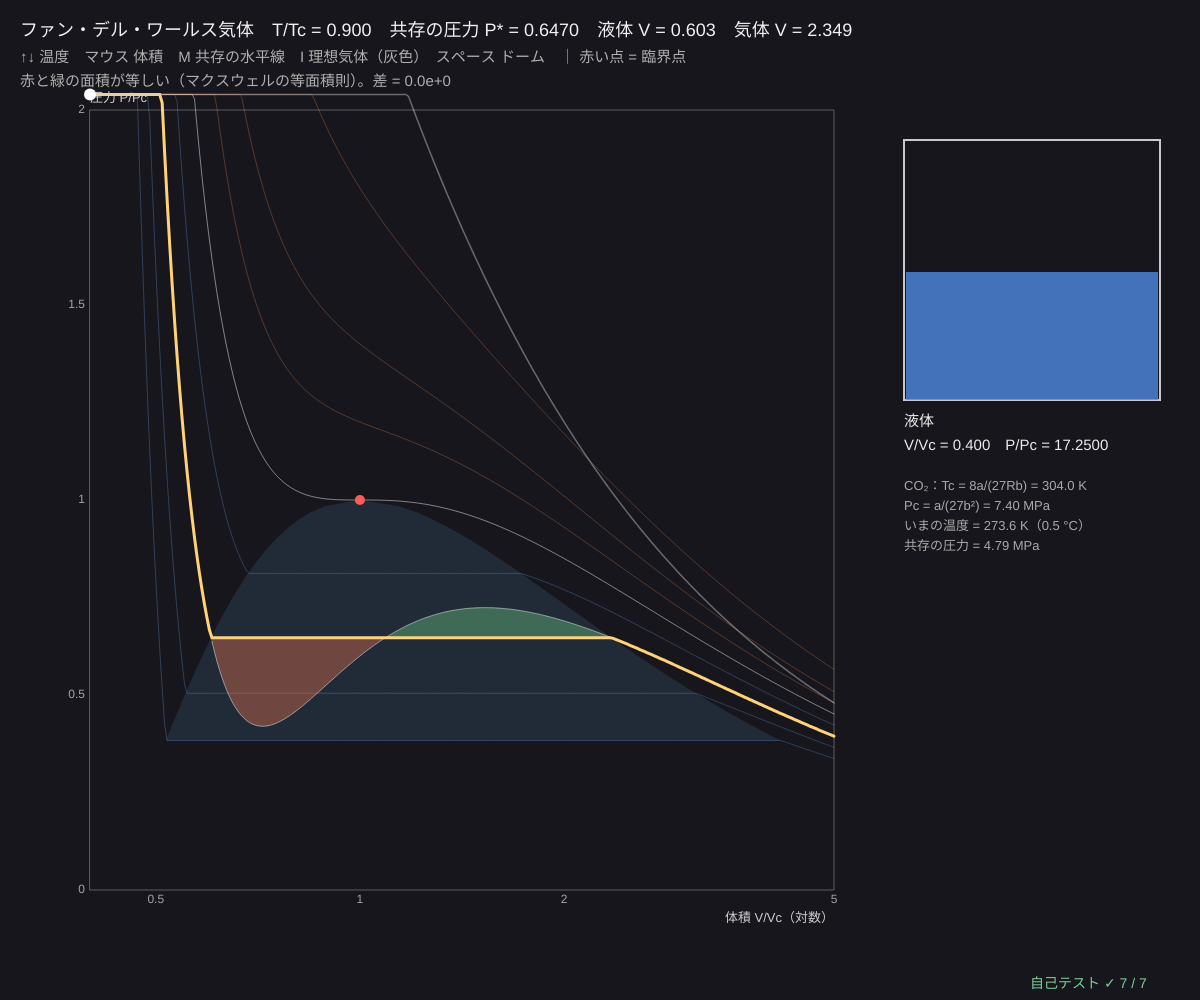
Frame 1 (no input)
Frame 60 (no input): identical to frame 1, image omitted
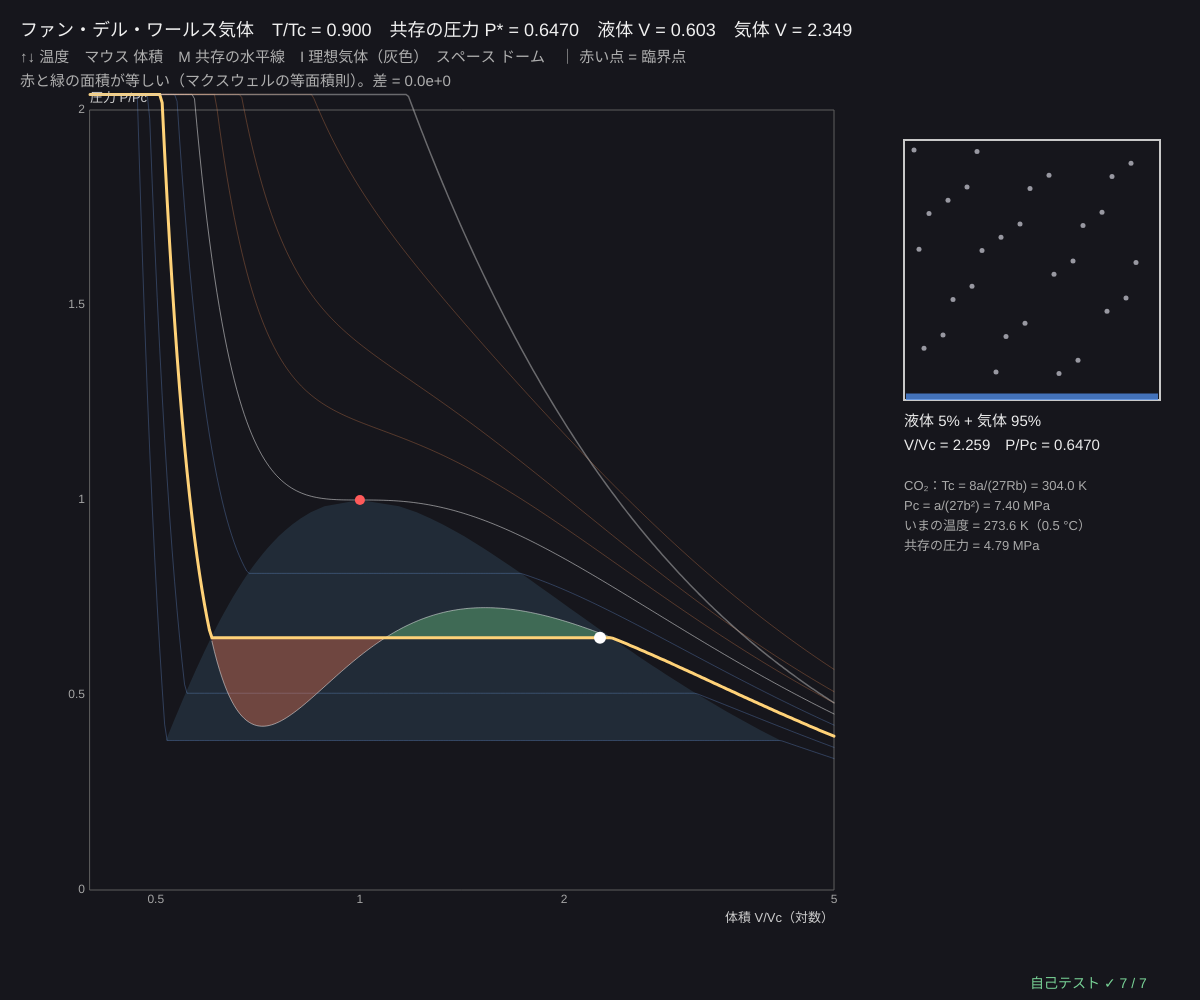
Frame 120 (the mouse pressed at the canvas centre since frame 60)

The p5.js sketch that drew these frames (run headless with seeded random() and noise() and a simulated clock; from frame 60 on, the mouse is pressed at the canvas centre):

// p5.js sketch
// ── sketch.js
// ============================================
// 12 気体と液体（ファン・デル・ワールス）─ 分子の大きさ b と引き合う力 a を入れた状態方程式
// (P + a/V²)(V − b) = RT。臨界点で割った「換算単位」では P = 8T/(3V − 1) − 3/V²（どの気体でも同じ形）
// 臨界温度より低いと等温線が波打つ → 本当は液体と気体が共存して圧力が一定（水平な線）
// その高さは「上と下の面積が等しい」所（マクスウェルの等面積則）。二分法で数値的に求める
// ↑↓ 温度 / マウスを左右 体積を動かす / M 波打つ線 ⇔ 共存の線 / I 理想気体の線 / スペース 共存の範囲（ドーム）
// ============================================

const T_LIST = [0.8, 0.85, 0.9, 0.95, 1, 1.05, 1.1, 1.2];   // ★ うすく描く等温線
const CO2 = { a: 0.364, b: 4.267e-5 };   // ★ 二酸化炭素の a [Pa·m⁶/mol²]、b [m³/mol]
const R_GAS = 8.314;
let tr = 0.9, showLoop = false, showIdeal = true, showDome = true, dome = [];

function setup() { createCanvas(windowWidth, windowHeight); selfTest(); dome = makeDome(); }
function pVdw(V, t) { return (8 * t) / (3 * V - 1) - 3 / (V * V); }
function pInt(V, t) { return ((8 * t) / 3) * Math.log(3 * V - 1) + 3 / V; }   // ∫P dV（式で）
function pIdeal(V, t) { return (8 * t) / (3 * V); }
function dP(V, t) { return (-24 * t) / (3 * V - 1) ** 2 + 6 / V ** 3; }
function bisect(f, lo, hi, n) { let flo = f(lo); for (let k = 0; k < (n || 100); k++) { let m = (lo + hi) / 2, fm = f(m); if (fm * flo > 0) { lo = m; flo = fm; } else hi = m; } return (lo + hi) / 2; }
// 波の山と谷（dP/dV = 0 の 2 点）
function spinodal(t) { return [bisect((V) => dP(V, t), 0.34, 1, 80), bisect((V) => dP(V, t), 1, 30, 80)]; }
// 圧力 p の水平線と等温線の交点（左・右）
function roots(p, t, sp) { return [bisect((V) => pVdw(V, t) - p, 0.3334, sp[0]), bisect((V) => pVdw(V, t) - p, sp[1], 5000)]; }
// マクスウェルの等面積則：∫(P − p*)dV = 0 になる p* を二分法で
function maxwell(t) {
  if (t >= 1) return null;
  let sp = spinodal(t), pLo = Math.max(1e-6, pVdw(sp[0], t)), pHi = pVdw(sp[1], t);
  let area = (p) => { let r = roots(p, t, sp); return pInt(r[1], t) - pInt(r[0], t) - p * (r[1] - r[0]); };
  let p = bisect(area, pLo + 1e-9, pHi - 1e-9, 80), r = roots(p, t, sp);
  return { p, vl: r[0], vg: r[1], sp };
}
function makeDome() { let d = []; for (let t = 0.8; t < 0.9999; t += 0.004) { let m = maxwell(t); if (m) d.push([m.vl, m.vg, m.p]); } return d; }
// 状態方程式で計算した圧力（共存の所は水平な線）
const memo = new Map();
function maxwellC(t) { if (!memo.has(t)) memo.set(t, maxwell(t)); return memo.get(t); }   // 同じ温度は 1 回だけ計算
function pressure(V, t, loop) { let m = !loop && maxwellC(t); return m && V > m.vl && V < m.vg ? m.p : pVdw(V, t); }

function draw() {
  background(22, 22, 28);
  let g = { x: 90, y: 110, w: width * 0.62, h: height - 220, x0: 0.4, x1: 5, y0: 0, y1: 2, logx: true };
  plotAxes(g, '体積 V/Vc（対数）', '圧力 P/Pc', [0.5, 1, 2, 5], [0, 0.5, 1, 1.5, 2]);
  let vs = Array.from({ length: 300 }, (_, k) => 0.4 * Math.pow(5 / 0.4, k / 299));
  strokeWeight(1);
  for (let t of T_LIST) { stroke(t < 1 ? color(120, 170, 255, 70) : t === 1 ? color(255, 255, 255, 120) : color(255, 150, 90, 70)); polyline(vs.map((V) => [gX(g, V), gY(g, clampv(pressure(V, t, showLoop), -0.1, 2.1))])); }
  // 共存のドーム
  if (showDome && dome.length) { noStroke(); fill(120, 200, 255, 30); beginShape(); for (let d of dome) vertex(gX(g, d[0]), gY(g, d[2])); vertex(gX(g, 1), gY(g, 1)); for (let k = dome.length - 1; k >= 0; k--) vertex(gX(g, dome[k][1]), gY(g, dome[k][2])); endShape(CLOSE); }
  // 選んだ温度
  let m = maxwellC(tr);
  if (m) {                             // 等面積：水平線と波の間の 2 つの面積
    noStroke(); fill(255, 120, 80, 90); beginShape(); vertex(gX(g, m.vl), gY(g, m.p));
    for (let V of vs) if (V > m.vl && V < m.vg && pVdw(V, tr) < m.p) vertex(gX(g, V), gY(g, Math.max(-0.1, pVdw(V, tr)))); endShape(CLOSE);
    fill(120, 220, 140, 90); beginShape();
    for (let V of vs) if (V > m.vl && V < m.vg && pVdw(V, tr) >= m.p) vertex(gX(g, V), gY(g, pVdw(V, tr))); endShape(CLOSE);
    stroke(255, 255, 255, 120); strokeWeight(1); polyline(vs.filter((V) => V > m.vl && V < m.vg).map((V) => [gX(g, V), gY(g, clampv(pVdw(V, tr), -0.1, 2.1))]));
  }
  stroke(255, 210, 120); strokeWeight(3); polyline(vs.map((V) => [gX(g, V), gY(g, clampv(pressure(V, tr, showLoop), -0.1, 2.1))]));
  if (showIdeal) { stroke(200, 200, 200, 120); strokeWeight(1.5); polyline(vs.map((V) => [gX(g, V), gY(g, Math.min(2.1, pIdeal(V, tr)))])); }
  noStroke(); fill(255, 90, 90); circle(gX(g, 1), gY(g, 1), 10);
  // マウスの体積の状態
  let V = clampv(0.4 * Math.pow(5 / 0.4, (mouseX - g.x) / g.w), 0.4, 5), P = pressure(V, tr, false), xg = m && V > m.vl && V < m.vg ? (V - m.vl) / (m.vg - m.vl) : V < (m ? m.vl : 1) ? 0 : 1;
  fill(255); circle(gX(g, V), gY(g, Math.min(P, 2.05)), 12);
  // 容器の絵（液体と気体の割合：てこの規則）
  let cx = g.x + g.w + 70, cy = 140, cw = width - cx - 40, ch = 260, liq = m && V > m.vl && V < m.vg ? 1 - xg : V < (m ? m.vl : 1) && tr < 1 ? 1 : 0;
  noFill(); stroke(200); strokeWeight(2); rect(cx, cy, cw, ch);
  noStroke(); fill(80, 140, 230, 200); rect(cx + 2, cy + ch - (ch - 4) * liq * 0.5, cw - 4, (ch - 4) * liq * 0.5);
  fill(230, 230, 240, 160); for (let k = 0; k < 30 * (1 - liq); k++) circle(cx + 10 + ((k * 53) % (cw - 20)), cy + 10 + ((k * 37) % Math.max(10, (ch - 20) * (1 - liq * 0.5))), 5);
  fill(235); textSize(15);
  text(liq === 1 ? '液体' : liq === 0 ? (tr >= 1 ? '超臨界の流体（区別なし）' : '気体') : '液体 ' + (liq * 100).toFixed(0) + '% + 気体 ' + (xg * 100).toFixed(0) + '%', cx, cy + ch + 26);
  text('V/Vc = ' + V.toFixed(3) + '　P/Pc = ' + P.toFixed(4), cx, cy + ch + 50);
  // CO₂ の例（本当の単位）
  let tcK = (8 * CO2.a) / (27 * R_GAS * CO2.b), pcM = CO2.a / (27 * CO2.b * CO2.b) / 1e6;
  fill(170); textSize(13);
  ['CO₂：Tc = 8a/(27Rb) = ' + tcK.toFixed(1) + ' K', 'Pc = a/(27b²) = ' + pcM.toFixed(2) + ' MPa', 'いまの温度 = ' + (tr * tcK).toFixed(1) + ' K（' + (tr * tcK - 273.15).toFixed(1) + ' °C）', m ? '共存の圧力 = ' + (m.p * pcM).toFixed(2) + ' MPa' : '臨界温度より上：液化しない'].forEach((s, k) => text(s, cx, cy + ch + 90 + 20 * k));

  fill(240); textSize(18); textAlign(LEFT, BASELINE);
  text('ファン・デル・ワールス気体　T/Tc = ' + tr.toFixed(3) + (m ? '　共存の圧力 P* = ' + m.p.toFixed(4) + '　液体 V = ' + m.vl.toFixed(3) + '　気体 V = ' + m.vg.toFixed(3) : '　（臨界温度より上：1 本の曲線）'), 20, 36);
  fill(175); textSize(15);
  text('↑↓ 温度　マウス 体積　M ' + (showLoop ? '波打つ線' : '共存の水平線') + '　I 理想気体（灰色）　スペース ドーム　｜ 赤い点 = 臨界点', 20, 62);
  text(m ? '赤と緑の面積が等しい（マクスウェルの等面積則）。差 = ' + (pInt(m.vg, tr) - pInt(m.vl, tr) - m.p * (m.vg - m.vl)).toExponential(1) : 'Tc より上では、押し縮めても液体と気体に分かれない', 20, 86);
  drawSelfTest(width - 170, height - 12);
}

function keyPressed() {
  if (key === UP_ARROW) tr = Math.min(1.3, Math.round((tr + 0.01) * 1000) / 1000);
  if (key === DOWN_ARROW) tr = Math.max(0.8, Math.round((tr - 0.01) * 1000) / 1000);
  if (key === 'm' || key === 'M') showLoop = !showLoop;
  if (key === 'i' || key === 'I') showIdeal = !showIdeal;
  if (key === ' ') showDome = !showDome;
  return false;
}

// ---- 自己テスト
function selfTest() {
  selfTestResults = [];
  let h = 1e-3, d1 = dP(1, 1), d2 = (pVdw(1 + h, 1) - 2 * pVdw(1, 1) + pVdw(1 - h, 1)) / (h * h);
  check('臨界点 (V, T) = (1, 1) で P = 1、dP/dV = 0、d²P/dV² = 0', near(pVdw(1, 1), 1, 1e-12) && Math.abs(d1) < 1e-12 && Math.abs(d2) < 1e-3);
  let tcK = (8 * CO2.a) / (27 * R_GAS * CO2.b), pc = CO2.a / (27 * CO2.b * CO2.b);
  check('CO₂：Tc = 8a/(27Rb) = ' + tcK.toFixed(1) + ' K ≈ 304 K、Pc ≈ 7.4 MPa', Math.abs(tcK - 304) < 1.5 && Math.abs(pc / 1e6 - 7.4) < 0.1);
  let m = maxwell(0.9);
  check('T = 0.9 の共存：P* = ' + m.p.toFixed(4) + ' ≈ 0.647、V液 = ' + m.vl.toFixed(3) + ' < 1 < V気 = ' + m.vg.toFixed(3), Math.abs(m.p - 0.647) < 0.002 && m.vl < 1 && m.vg > 1);
  let A = 0, n = 20000; for (let k = 0; k < n; k++) { let a = m.vl + ((m.vg - m.vl) * k) / n, b = a + (m.vg - m.vl) / n; A += 0.5 * (pVdw(a, 0.9) + pVdw(b, 0.9) - 2 * m.p) * (b - a); }
  let lobe = 0; for (let k = 0; k < n; k++) { let a = m.vl + ((m.vg - m.vl) * k) / n; lobe += Math.abs(pVdw(a, 0.9) - m.p) * ((m.vg - m.vl) / n) / 2; }
  check('等面積：台形の数値積分でも ∫(P − P*)dV ≈ 0（片側の面積の 10⁻⁴ 以下）', Math.abs(A) < 1e-4 * lobe);
  check('両はしは同じ圧力の上：P(V液) = P(V気) = P*', near(pVdw(m.vl, 0.9), m.p, 1e-9) && near(pVdw(m.vg, 0.9), m.p, 1e-9));
  let m2 = maxwell(0.99), mono = true; for (let V = 0.4; V < 10; V += 0.01) if (dP(V, 1.1) >= 0) mono = false;
  check('Tc に近づくと共存の幅が縮み（T = 0.99）、Tc より上（T = 1.1）は波がない', m2.vg - m2.vl < m.vg - m.vl && mono);
  check('うすい気体（V = 200）では理想気体 8T/3V とほぼ同じ（1%）', Math.abs(pVdw(200, 0.9) / pIdeal(200, 0.9) - 1) < 0.01);
  reportSelfTest();
}

// ---------- やってみよう ----------
// 1. ↑↓ で温度を変え、波がなくなる温度（臨界温度 T = 1）を確かめよう
// 2. M で波打つ線を出し、赤と緑の面積を見比べよう。水平線を上げ下げすると面積はどう変わる？
// 3. マウスで体積を小さくしていくと、どこから液体ができ始める？ 全部液体になるのは？
// 4. I の理想気体の線と比べて、体積が小さいときに大きくずれるのはなぜ？（分子の大きさ b、引き合う力 a）
// 5. CO₂ の値を水（a = 0.5536、b = 3.049e-5）に変えて、水の臨界温度を計算しよう（本当は 647 K）


// ==================================================
// ここから下は「熱力学の道具」（中身は読まなくても OK。消さないでね）
// ==================================================
// ---- 種つきの乱数（同じ種なら毎回同じ列）。シミュレーションと自己テストで使う
let rngState = 1;
function seedRng(s) { rngState = (s >>> 0) || 1; }
function rnd() {                       // 0〜1 の一様乱数（mulberry32）
  rngState = (rngState + 0x6d2b79f5) >>> 0;
  let t = rngState;
  t = Math.imul(t ^ (t >>> 15), t | 1);
  t ^= t + Math.imul(t ^ (t >>> 7), t | 61);
  return ((t ^ (t >>> 14)) >>> 0) / 4294967296;
}
function rndNormal() { let u = 1 - rnd(), v = rnd(); return Math.sqrt(-2 * Math.log(u)) * Math.cos(2 * Math.PI * v); }   // 標準正規分布
function clampv(v, a, b) { return v < a ? a : v > b ? b : v; }
// ---- グラフの道具：g = { x, y, w, h, x0, x1, y0, y1, logx, logy }
function gX(g, v) { let t = g.logx ? (Math.log(v) - Math.log(g.x0)) / (Math.log(g.x1) - Math.log(g.x0)) : (v - g.x0) / (g.x1 - g.x0); return g.x + clampv(t, -0.02, 1.02) * g.w; }
function gY(g, v) { let t = g.logy ? (Math.log(v) - Math.log(g.y0)) / (Math.log(g.y1) - Math.log(g.y0)) : (v - g.y0) / (g.y1 - g.y0); return g.y + g.h - clampv(t, -0.02, 1.02) * g.h; }
function plotAxes(g, xl, yl, xt, yt) {
  stroke(95); strokeWeight(1); noFill(); rect(g.x, g.y, g.w, g.h);
  noStroke(); fill(165); textSize(12); textAlign(CENTER, TOP);
  for (let v of xt) text(+v.toPrecision(3), gX(g, v), g.y + g.h + 4);
  textAlign(RIGHT, CENTER);
  for (let v of yt) text(+v.toPrecision(3), g.x - 5, gY(g, v));
  textAlign(LEFT, BASELINE); fill(205); textSize(13);
  text(xl, g.x + g.w - textWidth(xl), g.y + g.h + 32); text(yl, g.x, g.y - 8);
}
function polyline(pts) {               // 点が 2 つ以上あるときだけ折れ線を描く
  if (pts.length < 2) return;
  noFill(); beginShape(); for (let p of pts) vertex(p[0], p[1]); endShape();
}
// ---- 自己テストの道具
let selfTestResults = [];
function check(name, cond) { selfTestResults.push({ name, ok: !!cond }); }
function near(a, b, tol) { return a !== null && a !== undefined && isFinite(a) && Math.abs(a - b) <= (tol === undefined ? 1e-9 : tol); }
function reportSelfTest() { for (let r of selfTestResults) (r.ok ? console.log : console.error)((r.ok ? '✓ ' : '✗ ') + r.name); }
function selfTestLine() { let n = selfTestResults.filter((r) => r.ok).length; return '自己テスト ' + (n === selfTestResults.length ? '✓ ' : '✗ ') + n + ' / ' + selfTestResults.length; }
function drawSelfTest(x, y) { noStroke(); fill(selfTestResults.every((r) => r.ok) ? color(120, 210, 150) : color(255, 90, 90)); textSize(14); textAlign(LEFT, BASELINE); text(selfTestLine(), x, y); }
